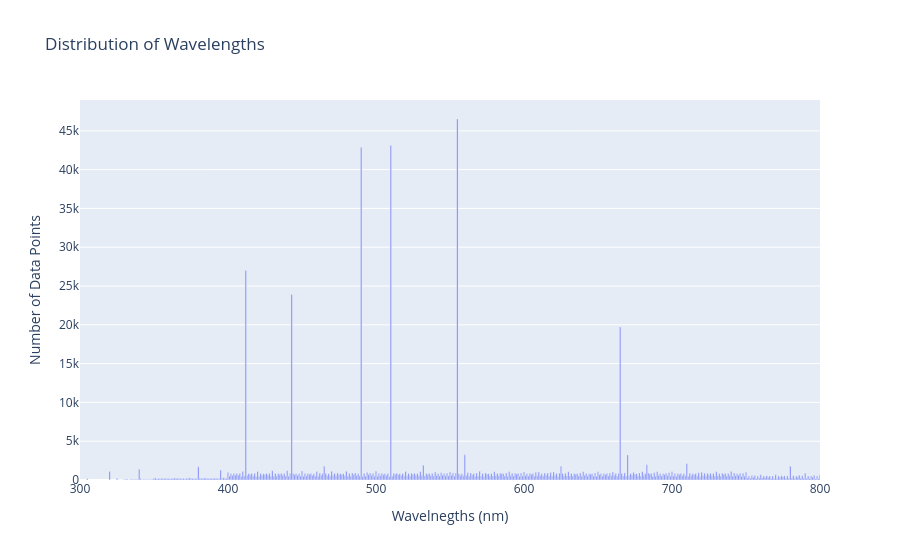

Notebook cell for this chart:
### Code cell
#how many wavelengths
grouped = year_test.groupby(['wavelength']).size().reset_index(name='DataPoints')

# Create bar chart
fig = px.bar(grouped,x='wavelength', y='DataPoints', title='Distribution of Wavelengths',
             labels={'wavelength': 'Wavelnegths (nm)', 'DataPoints': 'Number of Data Points', 'metadata': 'Metadata'},)
fig.update_xaxes(range=[300,800])
fig.update_layout(barmode='stack')  # ensures stacking
fig.show()

### Figure 1 — Plotly figure (JSON) as saved in the notebook; plotly's stock layout.template omitted (floating-point values rounded to 4 significant figures; data arrays with more than 128 entries replaced by an {"elided": "..."} marker saying what was removed)
{"data": [{"hovertemplate": "Wavelnegths (nm)=%{x}<br>Number of Data Points=%{y}<extra></extra>", "legendgroup": "", "marker": {"color": "#636efa", "pattern": {"shape": ""}}, "name": "", "orientation": "v", "showlegend": false, "textposition": "auto", "type": "bar", "x": {"elided": "755 int values"}, "xaxis": "x", "y": {"elided": "755 int values"}, "yaxis": "y"}], "layout": {"autosize": true, "barmode": "stack", "legend": {"tracegroupgap": 0}, "title": {"text": "Distribution of Wavelengths"}, "xaxis": {"anchor": "y", "domain": [0, 1], "range": [300, 800], "title": {"text": "Wavelnegths (nm)"}, "type": "linear"}, "yaxis": {"anchor": "x", "autorange": true, "domain": [0, 1], "range": [0, 48970.0], "title": {"text": "Number of Data Points"}, "type": "linear"}}}
